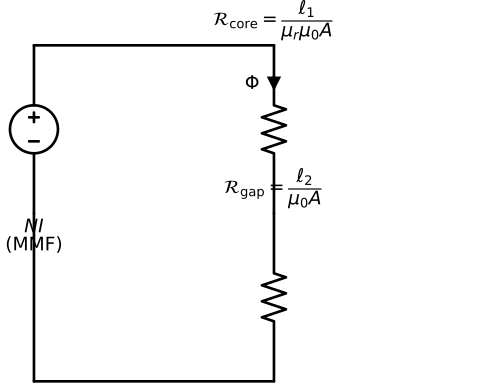

Write Python code to recreate this figure.
"""Q3: Toroidal Core — Reluctance equivalent circuit."""
import schemdraw
import schemdraw.elements as elm

with schemdraw.Drawing(file='diagrams/week10/q3_toroid_reluctance.svg') as d:
    d.config(unit=3.5, fontsize=14, font='sans-serif')

    # MMF source (modelled as voltage source in reluctance analogy)
    source = d.add(elm.SourceV().up().label('$NI$\n(MMF)', loc='left'))

    # Top rail
    d += elm.Line().right().length(5).at(source.end)

    # Core reluctance (going down)
    Rcore = d.add(elm.Resistor().down().label(
        '$\\mathcal{R}_{\\mathrm{core}} = \\dfrac{\\ell_1}{\\mu_r \\mu_0 A}$',
        loc='right'))

    # Air gap reluctance (going down)
    Rgap = d.add(elm.Resistor().down().label(
        '$\\mathcal{R}_{\\mathrm{gap}} = \\dfrac{\\ell_2}{\\mu_0 A}$',
        loc='right'))

    # Bottom return
    d += elm.Line().left().tox(source.start)
    d += elm.Line().up().toy(source.start)

    # Flux arrow (analogous to current)
    d += elm.CurrentLabelInline(direction='in').at(Rcore).label('$\\Phi$')
